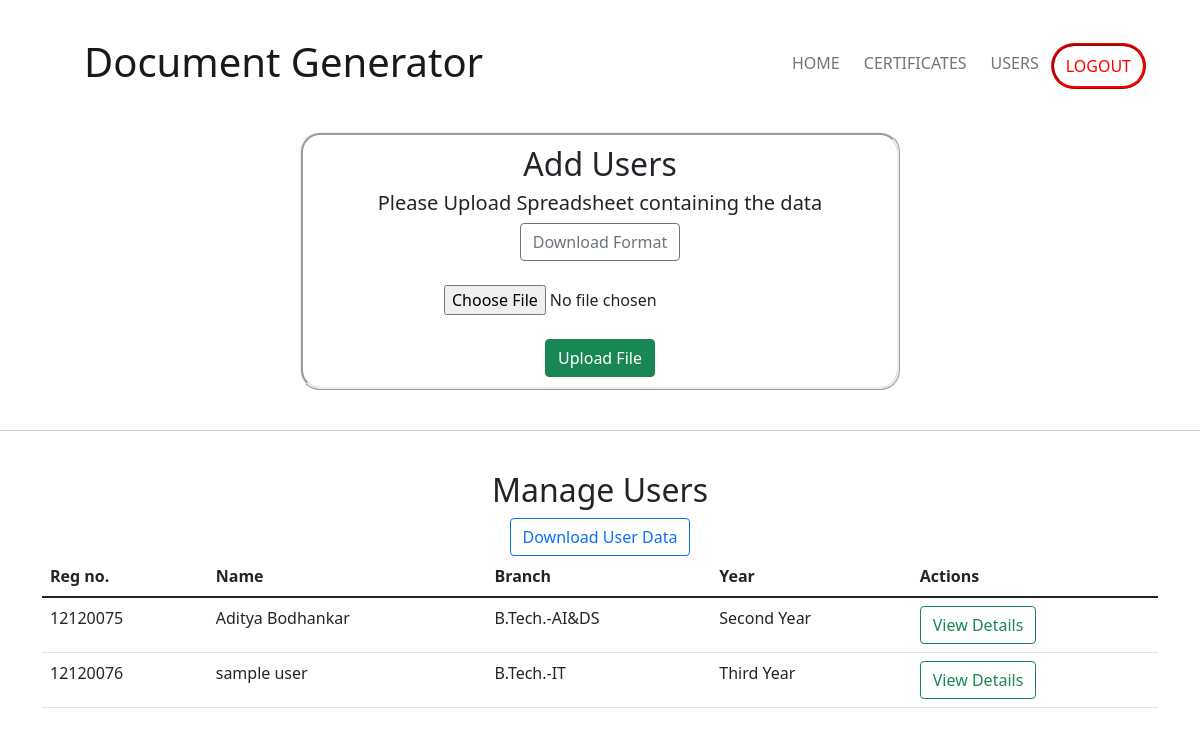
/users, run on an earlier commit of the app's database.
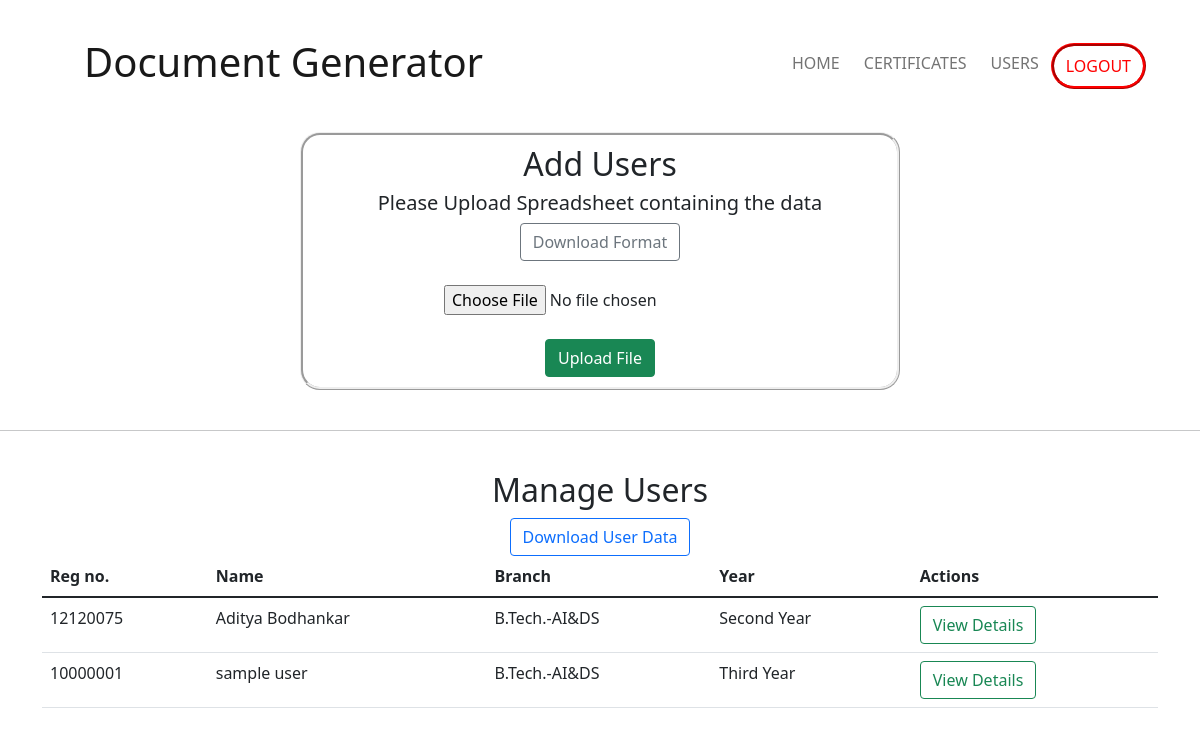
And on a later commit of the database.
### main/models.py (models this page shows)
class UserModel(models.Model):
    id = models.AutoField(primary_key=True)
    uid = models.CharField(max_length=100)
    name = models.CharField(max_length=100)
    email = models.CharField(max_length=100)
    gender = models.CharField(max_length=20)
    category = models.CharField(max_length=20)
    caste = models.CharField(max_length=30)
    sub_caste = models.CharField(max_length=30)
    nationality = models.CharField(max_length=100)
    regNo = models.CharField(max_length=100)
    mobile = models.CharField(max_length=100)
    div = models.CharField(max_length=20)
    profile = models.CharField(max_length=200)
    year = models.CharField(max_length=100)
    degree = models.CharField(max_length=100)
    course = models.CharField(max_length=100)
    duration = models.CharField(max_length=100)

### main/views.py (the view, shortened to what this page needs)
# urls.py: path('users', views.user_list),
def user_list(request):
    users = UserModel.objects.all()
    return render(request, 'users.html', {'users': users})

### templates/users.html (shortened to what this page needs)
<!DOCTYPE html>
<html lang="en">
<head>
    <link href="https://cdn.jsdelivr.net/npm/bootstrap@5.1.3/dist/css/bootstrap.min.css" rel="stylesheet"
>
</head>
<body>
    <div class="container">
        <nav class="navbar navbar-expand-lg navbar-light">
            <div class="container-fluid">
                <a class="navbar-brand" href="./#" style="padding: 30px;">
                    <h3 class="display-6">Document Generator</h3>
                </a>
                <div class="collapse navbar-collapse" id="navbarNav">
                    <ul class="navbar-nav ms-auto ">
                        <li class="nav-item">
                            <a class="nav-link" href="./#">HOME</a>
                        </li>
                        <li class="nav-item">
                            <a class="nav-link" href="./#requests">CERTIFICATES</a>
                        </li>
                        <li class="nav-item">
                            <a class="nav-link" href="#">USERS</a>
                        </li>
                        <li class="nav-item">
                            <a class="nav-link" href="./logout" id="nav-login-btn">
                                LOGOUT
                            </a>
                        </li>
                    </ul>
                </div>
            </div>
        </nav>
    </div>
    <div class="container" style="max-width: 600px; border: ridge; border-radius: 20px; padding: 10px;">
        <center>
            <h2>
                Add Users
            </h2>
        </center>
        <form action="" method="post" enctype="multipart/form-data">
            <div class="form-group">
                <center>
                    <h5>
                        Please Upload Spreadsheet containing the data
                    </h5>
                    <a href="https://docs.google.com/spreadsheets/d/149_HjfdaRnHkKiwQ4W9EWz33ww-32WxT/edit?usp=sharing&ouid=114734732094858992338&rtpof=true&sd=true" target="_blank" class="btn btn-outline-secondary">Download Format</a><br><br>
                    <input type="file" name="user-file" id="user-file"> <br> <br>
                    <input type="submit" value="Upload File" class="btn btn-success">
                </center>
            </div>
        </form>
    </div>
    <br>
    <hr class="hr">
    <br>
    <div class="container">
        <center>
            <h2>
                Manage Users
            </h2>
            <a href="./download_user_data" class="btn btn-outline-primary">Download User Data</a>
        </center>
        <table class="table table-stripped table-hover">
            <thead>
                <th>
                    Reg no.
                </th>
                <th>
                    Name
                </th>
                <th>
                    Branch
                </th>
                <th>
                    Year
                </th>
                <th>
                    Actions
                </th>
            </thead>
            <tbody>
             {% for user in users %}
                <tr>
                    <td>
                        {{ user.regNo }}
                    </td>
                    <td>
                        {{ user.name }}
                    </td>
                    <td>
                        {{ user.course }}
                    </td>
                    <td>
                        {{ user.year}}
                    </td>
                    <td>
                        <a href="./details?id={{ user.id }}" class="btn btn-outline-success">View Details</a>
                    </td>
                </tr>
             {% endfor %}
            </tbody>
        </table>
    </div>
</body>
</html>

What changed in the data, as far as the page shows it:
changed UserModel "sample user": regNo "12120076" → "10000001"; course "B.Tech.-IT" → "B.Tech.-AI&DS"
